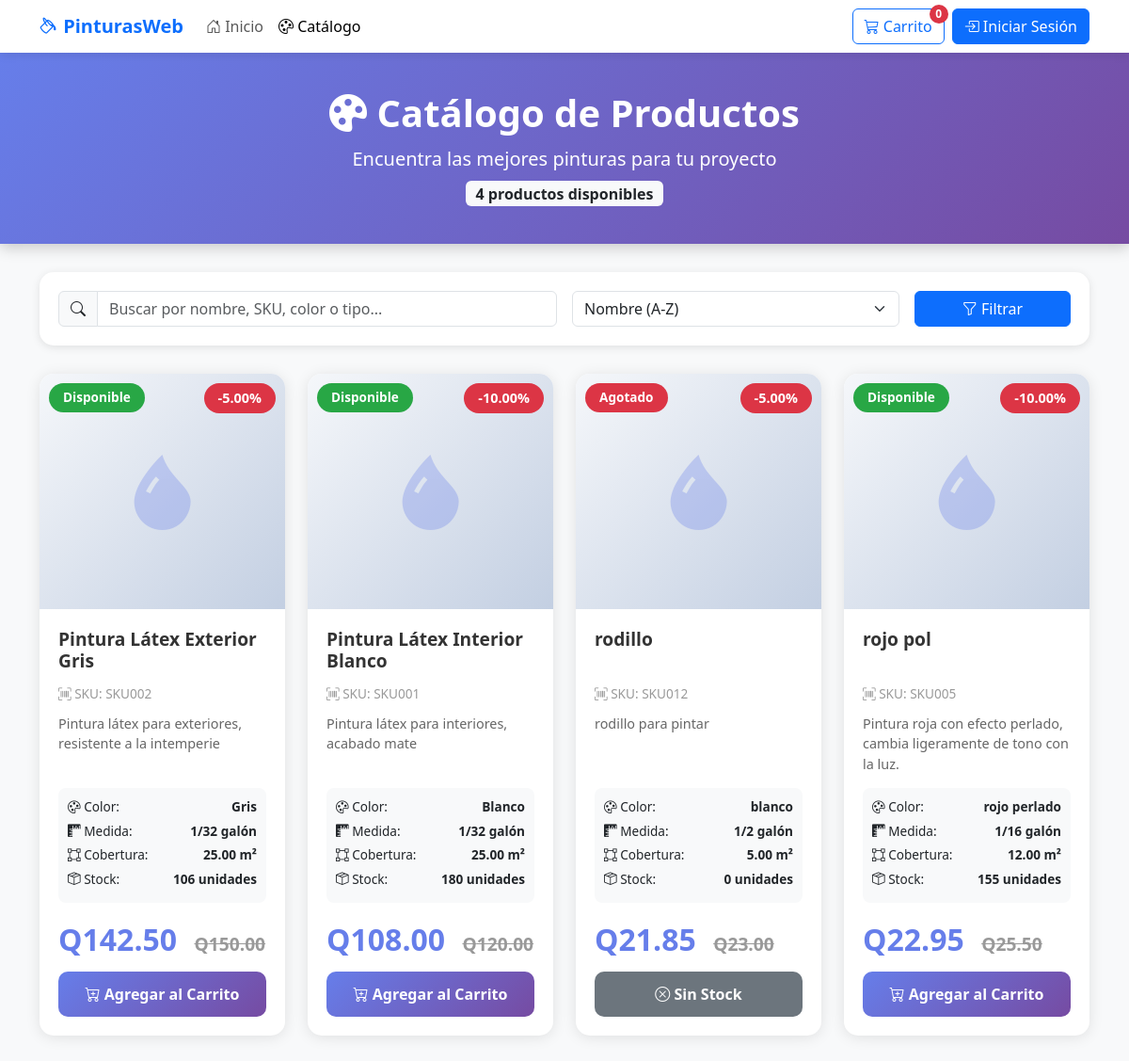
Screenshot of /index.php?action=catalogoProductos with the database file from the repository.
### tables this page shows
CREATE TABLE `producto` (
  `producto_id` int(11) NOT NULL,
  `codigo_sku` varchar(50) NOT NULL,
  `nombre` varchar(200) NOT NULL,
  `descripcion` text DEFAULT NULL,
  `tipo_producto_id` int(11) NOT NULL,
  `medida_id` int(11) DEFAULT NULL,
  `precio_base` decimal(10,2) NOT NULL,
  `porcentaje_descuento` decimal(5,2) DEFAULT 0.00,
  `stock_minimo` int(11) DEFAULT 0,
  `duracion_anios` int(11) DEFAULT NULL,
  `cobertura_m2` decimal(8,2) DEFAULT NULL,
  `color` varchar(50) DEFAULT NULL,
  `proveedor_id` int(11) NOT NULL,
  `activo` tinyint(1) DEFAULT 1,
  `fecha_creacion` datetime DEFAULT current_timestamp()
);

CREATE TABLE `medida` (
  `medida_id` int(11) NOT NULL,
  `nombre_medida` varchar(50) NOT NULL,
  `equivalente_galones` decimal(8,4) NOT NULL
);

### views/catalogo_productos.php (the view, shortened to what this page needs)
<?php
$busqueda = $_GET['buscar'] ?? '';
$orden = $_GET['orden'] ?? 'nombre_asc';
$query = "SELECT
            p.producto_id,
            p.nombre,
            p.codigo_sku,
            p.descripcion,
            p.precio_base,
            p.porcentaje_descuento,
            p.color,
            p.cobertura_m2,
            p.duracion_anios,
            p.stock_minimo,
            p.activo,
            p.fecha_creacion,
            COALESCE(SUM(i.cantidad), 0) as stock_disponible,
            tp.nombre_tipo_producto AS tipo_nombre,
            m.nombre_medida
          FROM producto p
          LEFT JOIN inventario i ON p.producto_id = i.producto_id
          LEFT JOIN tipo_producto tp ON p.tipo_producto_id = tp.tipo_producto_id
          LEFT JOIN medida m ON p.medida_id = m.medida_id
          WHERE p.activo = 1";
$query .= " GROUP BY p.producto_id";
switch ($orden) {
    default:
        $query .= " ORDER BY p.nombre ASC";
        break;
}
try {
    $stmt = $db->prepare($query);
    $stmt->execute();
    $productos = $stmt->fetchAll(PDO::FETCH_ASSOC);
    $total_productos = count($productos);
} catch (PDOException $e) {
    die("Error en la consulta: " . $e->getMessage());
}
?>
<!DOCTYPE html>
<html lang="es">
<head>
    <link href="https://cdn.jsdelivr.net/npm/bootstrap@5.3.2/dist/css/bootstrap.min.css" rel="stylesheet">
    <link href="https://cdn.jsdelivr.net/npm/bootstrap-icons@1.11.1/font/bootstrap-icons.css" rel="stylesheet">
</head>
<body>
<nav class="navbar navbar-expand-lg navbar-light bg-light sticky-top">
    <div class="container">
        <a class="navbar-brand fw-bold text-primary" href="index.php?action=home">
            <i class="bi bi-paint-bucket"></i> PinturasWeb
        </a>
        <div class="collapse navbar-collapse" id="navbarNav">
            <ul class="navbar-nav me-auto">
                <li class="nav-item">
                    <a class="nav-link" href="index.php?action=home">
                        <i class="bi bi-house-door"></i> Inicio
                    </a>
                </li>
                <li class="nav-item">
                    <a class="nav-link active" href="index.php?action=catalogoProductos">
                        <i class="bi bi-palette"></i> Catálogo
                    </a>
                </li>
            </ul>
            <div class="d-flex gap-2">
                <a href="index.php?action=verCarrito" class="btn btn-outline-primary position-relative">
                    <i class="bi bi-cart3"></i> Carrito
                    <span class="cart-count">
                        <?php echo isset($_SESSION['carrito']) ? count($_SESSION['carrito']) : 0; ?>
                    </span>
                </a>
                <?php if(isset($_SESSION['logueado']) && $_SESSION['logueado']): ?>
                    <a href="index.php?action=dashboard" class="btn btn-success">
                        <i class="bi bi-speedometer2"></i> Dashboard
                    </a>
                <?php else: ?>
                    <a href="index.php?action=loginForm" class="btn btn-primary">
                        <i class="bi bi-box-arrow-in-right"></i> Iniciar Sesión
                    </a>
                <?php endif; ?>
            </div>
        </div>
    </div>
</nav>
<div class="catalog-header">
    <div class="container text-center">
        <h1><i class="bi bi-palette-fill"></i> Catálogo de Productos</h1>
        <p class="lead mb-0">Encuentra las mejores pinturas para tu proyecto</p>
        <p class="mt-2 mb-0">
            <span class="badge bg-light text-dark fs-6">
                <?php echo $total_productos; ?> producto<?php echo $total_productos != 1 ? 's' : ''; ?> disponible<?php echo $total_productos != 1 ? 's' : ''; ?>
            </span>
        </p>
    </div>
</div>
<div class="container mb-5">
    <div class="filter-section">
        <form method="GET" action="" class="row g-3">
            <div class="col-md-6">
                <div class="input-group">
                    <span class="input-group-text">
                        <i class="bi bi-search"></i>
                    </span>
                    <input type="text"
                           class="form-control"
                           name="buscar"
                           placeholder="Buscar por nombre, SKU, color o tipo..."
                           value="<?php echo htmlspecialchars($busqueda); ?>">
                </div>
            </div>
            <div class="col-md-4">
                <select name="orden" class="form-select">
                    <option value="nombre_asc" <?php echo $orden === 'nombre_asc' ? 'selected' : ''; ?>>
                        Nombre (A-Z)
                    </option>
                </select>
            </div>
            <div class="col-md-2">
                <button type="submit" class="btn btn-primary w-100">
                    <i class="bi bi-funnel"></i> Filtrar
                </button>
            </div>
        </form>
    </div>
    <?php if ($total_productos > 0): ?>
        <div class="row g-4">
            <?php foreach ($productos as $producto): ?>
                <?php
                $precio_base = $producto['precio_base'];
                $descuento = $producto['porcentaje_descuento'];
                $precio_final = $precio_base * (1 - $descuento / 100);
                $stock = $producto['stock_disponible'];
                if ($stock <= 0) {
                    $stock_class = 'agotado';
                    $stock_text = 'Agotado';
                } elseif ($stock <= $producto['stock_minimo']) {
                    $stock_class = 'bajo';
                    $stock_text = 'Stock Bajo';
                } else {
                    $stock_class = 'disponible';
                    $stock_text = 'Disponible';
                }
                ?>
                <div class="col-lg-3 col-md-4 col-sm-6">
                    <div class="product-card">
                        <div class="product-image">
                            <i class="bi bi-droplet-fill"></i>
                            <?php if ($descuento > 0): ?>
                                <span class="product-badge">
                                    -<?php echo $descuento; ?>%
                                </span>
                            <?php endif; ?>
                            <span class="stock-badge <?php echo $stock_class; ?>">
                                <?php echo $stock_text; ?>
                            </span>
                        </div>
                        <div class="product-body">
                            <h5 class="product-title">
                                <?php echo htmlspecialchars($producto['nombre']); ?>
                            </h5>
                            <div class="product-sku">
                                <i class="bi bi-upc-scan"></i>
                                SKU: <?php echo htmlspecialchars($producto['codigo_sku']); ?>
                            </div>
                            <?php if (!empty($producto['descripcion'])): ?>
                                <p class="product-description">
                                    <?php echo htmlspecialchars($producto['descripcion']); ?>
                                </p>
                            <?php endif; ?>
                            <div class="product-specs">
                                <?php if (!empty($producto['color'])): ?>
                                    <div>
                                        <span><i class="bi bi-palette"></i> Color:</span>
                                        <strong><?php echo htmlspecialchars($producto['color']); ?></strong>
                                    </div>
                                <?php endif; ?>
                                <?php if (!empty($producto['nombre_medida'])): ?>
                                    <div>
                                        <span><i class="bi bi-rulers"></i> Medida:</span>
                                        <strong><?php echo htmlspecialchars($producto['nombre_medida']); ?></strong>
                                    </div>
                                <?php endif; ?>
                                <?php if ($producto['cobertura_m2'] > 0): ?>
                                    <div>
                                        <span><i class="bi bi-bounding-box"></i> Cobertura:</span>
                                        <strong><?php echo $producto['cobertura_m2']; ?> m²</strong>
                                    </div>
                                <?php endif; ?>
                                <div>
                                    <span><i class="bi bi-box-seam"></i> Stock:</span>
                                    <strong><?php echo $stock; ?> unidades</strong>
                                </div>
                            </div>
                            <div class="product-price-section">
                                <div class="product-price">
                                    Q<?php echo number_format($precio_final, 2); ?>
                                    <?php if ($descuento > 0): ?>
                                        <span class="product-price-original">
                                            Q<?php echo number_format($precio_base, 2); ?>
                                        </span>
                                    <?php endif; ?>
                                </div>
                                <?php if ($stock > 0): ?>
                                    <form method="POST" action="index.php?action=agregarCarrito">
                                        <button type="submit" class="btn-add-cart">
                                            <i class="bi bi-cart-plus"></i> Agregar al Carrito
                                        </button>
                                    </form>
                                <?php else: ?>
                                    <button class="btn-add-cart" disabled>
                                        <i class="bi bi-x-circle"></i> Sin Stock
                                    </button>
                                <?php endif; ?>
                            </div>
                        </div>
                    </div>
                </div>
            <?php endforeach; ?>
        </div>
    <?php endif; ?>
</div>
</body>
</html>

### index.php (shortened to what this page needs)
<?php
$database = new Database();
$db = $database->getConnection();
$action = $_GET['action'] ?? 'home';
switch ($action) {
    case 'catalogoProductos':
        require "views/catalogo_productos.php";
        break;
}
?>

### views/catalogo_productos.php (style rules this page uses)
:root { --primary-color: #667eea; --secondary-color: #764ba2; }
body { background-color: #f8f9fa; font-family: 'Segoe UI', Tahoma, Geneva, Verdana, sans-serif; }
.catalog-header { background: linear-gradient(135deg, var(--primary-color) 0%, var(--secondary-color) 100%); color: white; padding: 40px 0; margin-bottom: 30px; box-shadow: 0 4px 15px rgba(0,0,0,0.2); }
.catalog-header h1 { font-size: 2.5rem; font-weight: 700; margin-bottom: 10px; }
.navbar { background: white !important; box-shadow: 0 2px 10px rgba(0,0,0,0.1); }
.cart-count { position: absolute; top: -5px; right: -5px; background: #dc3545; color: white; border-radius: 50%; width: 20px; height: 20px; display: flex; align-items: center; justify-content: center; font-size: 0.75rem; font-weight: bold; }
.filter-section { background: white; padding: 20px; border-radius: 15px; box-shadow: 0 2px 10px rgba(0,0,0,0.1); margin-bottom: 30px; }
.product-card { background: white; border-radius: 15px; overflow: hidden; box-shadow: 0 2px 15px rgba(0,0,0,0.1); transition: all 0.3s ease; height: 100%; display: flex; flex-direction: column; }
.product-image { width: 100%; height: 250px; background: linear-gradient(135deg, #f5f7fa 0%, #c3cfe2 100%); display: flex; align-items: center; justify-content: center; position: relative; }
.product-image i { font-size: 5rem; color: var(--primary-color); opacity: 0.3; }
.product-badge { position: absolute; top: 10px; right: 10px; background: #dc3545; color: white; padding: 5px 15px; border-radius: 20px; font-weight: bold; font-size: 0.9rem; }
.stock-badge { position: absolute; top: 10px; left: 10px; padding: 5px 15px; border-radius: 20px; font-weight: bold; font-size: 0.85rem; color: white; }
.stock-badge.disponible { background: #28a745; }
.stock-badge.agotado { background: #dc3545; }
.product-body { padding: 20px; flex-grow: 1; display: flex; flex-direction: column; }
.product-title { font-size: 1.2rem; font-weight: 600; color: #333; margin-bottom: 10px; min-height: 50px; }
.product-sku { color: #999; font-size: 0.85rem; margin-bottom: 10px; }
.product-description { color: #666; font-size: 0.9rem; margin-bottom: 15px; flex-grow: 1; display: -webkit-box; -webkit-line-clamp: 3; -webkit-box-orient: vertical; overflow: hidden; }
.product-specs { background: #f8f9fa; padding: 10px; border-radius: 8px; margin-bottom: 15px; font-size: 0.85rem; }
.product-specs div { display: flex; justify-content: space-between; margin-bottom: 5px; }
.product-price-section { margin-top: auto; }
.product-price { font-size: 2rem; font-weight: 700; color: var(--primary-color); margin-bottom: 10px; }
.product-price-original { text-decoration: line-through; color: #999; font-size: 1.2rem; margin-left: 10px; }
.btn-add-cart { width: 100%; padding: 12px; background: linear-gradient(135deg, var(--primary-color) 0%, var(--secondary-color) 100%); border: none; color: white; font-weight: 600; border-radius: 10px; transition: all 0.3s; }
.btn-add-cart:disabled { background: #6c757d; cursor: not-allowed; }

### rows the page displays
producto: porcentaje_descuento "5.00", stock_text "Disponible", nombre "Pintura Látex Exterior Gris", codigo_sku "SKU002", descripcion "Pintura látex para exteriores, resistente a la intemperie", color "Gris", medida.nombre_medida "1/32 galón", cobertura_m2 "25.00", stock "106", precio_final "142.50", precio_base "150.00"
producto: porcentaje_descuento "10.00", stock_text "Disponible", nombre "Pintura Látex Interior Blanco", codigo_sku "SKU001", descripcion "Pintura látex para interiores, acabado mate", color "Blanco", medida.nombre_medida "1/32 galón", cobertura_m2 "25.00", stock "180", precio_final "108.00", precio_base "120.00"
producto: porcentaje_descuento "5.00", stock_text "Agotado", nombre "rodillo", codigo_sku "SKU012", descripcion "rodillo para pintar", color "blanco", medida.nombre_medida "1/2 galón", cobertura_m2 "5.00", stock "0", precio_final "21.85", precio_base "23.00", shows "Sin Stock"
producto: porcentaje_descuento "10.00", stock_text "Disponible", nombre "rojo pol", codigo_sku "SKU005", descripcion "Pintura roja con efecto perlado, cambia ligeramente de tono con la luz.", color "rojo perlado", medida.nombre_medida "1/16 galón", cobertura_m2 "12.00", stock "155", precio_final "22.95", precio_base "25.50"

### other values shown
$total_productos "4"
